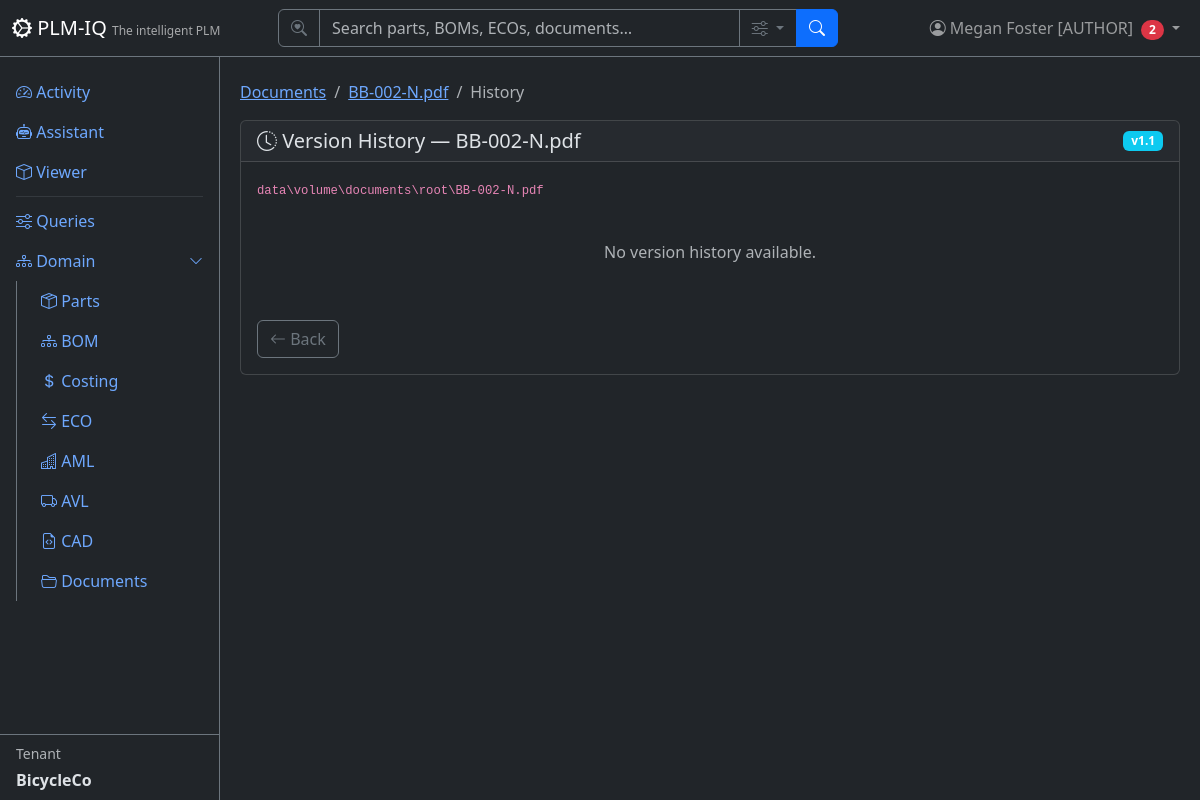
Before: /documents/1/history (signed in) with the older database file.
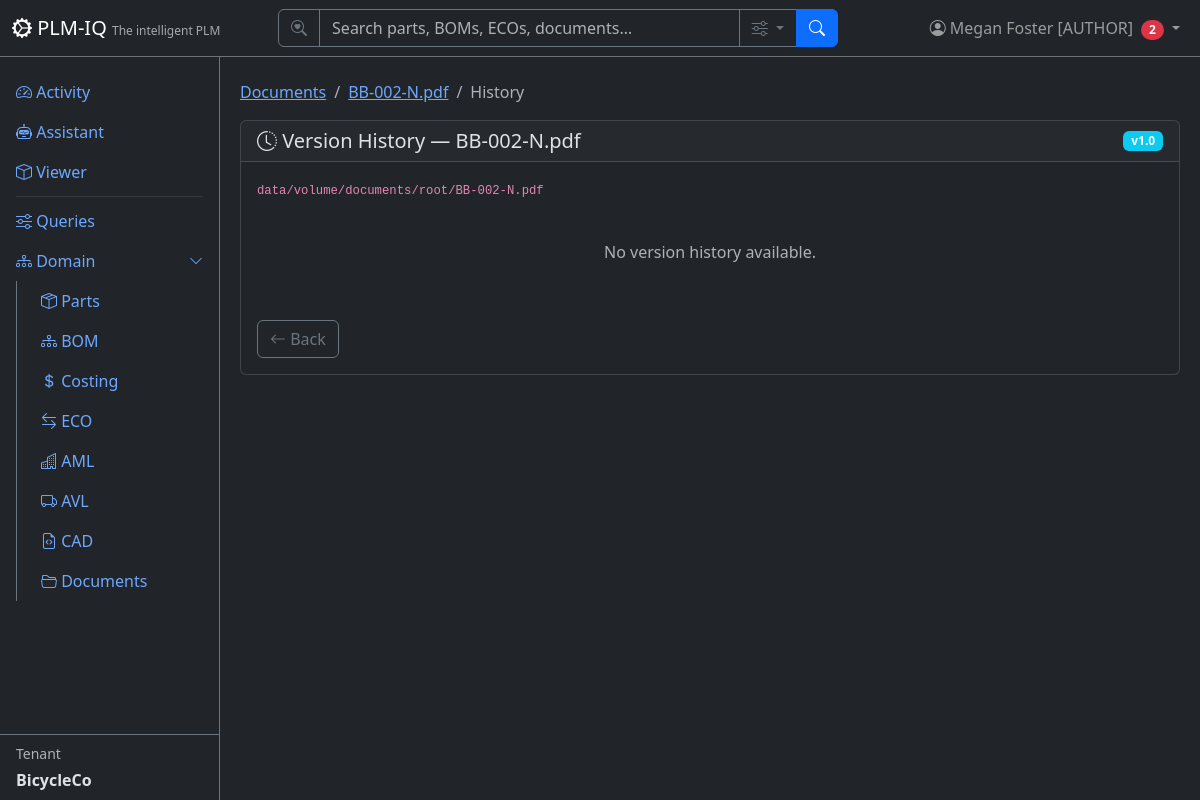
After: the same page with the newer database file.
### app/models/tenant_user.py (models this page shows)
class User(Base):
    __tablename__ = "users"
    user_id = Column("user_id", Integer, primary_key=True, autoincrement=True)
    username = Column("username", String, unique=True, nullable=True)
    full_name = Column("full_name", String, nullable=False)
    email = Column("email", String, unique=True, nullable=False)
    email_verified = Column("email_verified", Boolean, nullable=False, default=False)
    password_hash = Column("password_hash", String, nullable=False, default="")
    tenant_id = Column("tenant_id", Integer, ForeignKey("tenants.tenant_id"), nullable=False, default=1)
    tenant_key = Column("tenant_key", String, nullable=False)
    is_active = Column("is_active", Boolean, default=True)
    created_date = Column("created_date", String)
    role = Column("role", String, nullable=False, default="reader")
    node_id = Column("node_id", Integer, ForeignKey("plmiq_node.node_id"))
    node = relationship("GraphNode", foreign_keys=[node_id])
    tenant = relationship("Tenant", back_populates="users")
    favorites = relationship("Favorite", back_populates="user")

class Tenant(Base):
    __tablename__ = "tenants"
    tenant_id = Column("tenant_id", Integer, primary_key=True, autoincrement=True)
    tenant_name = Column("tenant_name", String, unique=True, nullable=False)
    tenant_key = Column("tenant_key", String, unique=True, nullable=False)
    tenant_secret = Column("tenant_secret", String, nullable=False, default="")
    subdomain = Column("subdomain", String, unique=True, nullable=True)
    description = Column("description", String)
    created_date = Column("created_date", String)
    role = Column("role", String, default="reader")
    is_active = Column("is_active", Boolean, default=True)
    git_username = Column("git_username", String, nullable=True)          # per-tenant Gitea user (owner of its repos)
    git_secret_enc = Column("git_secret_enc", String, nullable=True)      # Fernet-encrypted Gitea password/token
    git_cad_repo = Column("git_cad_repo", String, nullable=True)          # tenant's private CAD repo
    git_docs_repo = Column("git_docs_repo", String, nullable=True)        # tenant's private docs repo
    git_provisioned = Column("git_provisioned", Boolean, default=False)   # idempotent provisioning flag
    node_id = Column("node_id", Integer, ForeignKey("plmiq_node.node_id"))
    node = relationship("GraphNode", foreign_keys=[node_id])
    users = relationship("User", back_populates="tenant")
    parts = relationship("Part", back_populates="tenant")
    favorites = relationship("Favorite", back_populates="tenant")

### app/models/documents.py (models this page shows)
class Document(Base):
    __tablename__ = "documents"
    id = Column("id", Integer, primary_key=True, autoincrement=True)
    parent_id = Column("parent_id", Integer, ForeignKey("documents.id"), nullable=True)
    document_number = Column("document_number", String, nullable=True)
    kind = Column("kind", String, nullable=False, default="file")  # "file" | "folder"
    name = Column("name", String, nullable=False)
    title = Column("title", String)
    doc_category = Column("doc_category", String)
    doc_format = Column("doc_format", String)
    doc_system = Column("doc_system", String)
    doc_version = Column("doc_version", String, default="1.0")
    status = Column("status", String, default="DRAFT")
    description = Column("description", Text)
    file_size_bytes = Column("file_size_bytes", BigInteger)
    file_checksum = Column("file_checksum", String)
    git_repo_path = Column("git_repo_path", String)
    git_commit_sha = Column("git_commit_sha", String)
    git_manifest = Column("git_manifest", Text)
    storage_backend = Column("storage_backend", String, default="Gitea")
    created_by = Column("created_by", Integer, ForeignKey("users.user_id"))
    modified_by = Column("modified_by", Integer, ForeignKey("users.user_id"))
    created_date = Column("created_date", String)
    modified_date = Column("modified_date", String)
    tenant_id = Column("tenant_id", Integer, ForeignKey("tenants.tenant_id"), nullable=False, default=1)
    tenant_key = Column("tenant_key", String, nullable=False)
    node_id = Column("node_id", Integer, ForeignKey("plmiq_node.node_id"))
    node = relationship("GraphNode")
    parent = relationship("Document", remote_side=[id], backref="children")

### app/routers/documents.py (the view)
@router.get("/{item_id}/history", response_class=HTMLResponse)
def document_history(request: Request, item_id: int, db: TenantScopedSession = Depends(get_tenant_db)):
    require_user(request, db)
    ctx = auth_context(request, db)
    item = db.query(Document).filter(Document.id == item_id).first()
    if not item:
        return HTMLResponse(content=render("404.html", **ctx), status_code=404)
    commits = []
    if item.kind == "file" and item.git_repo_path:
        from app.git.tenant_gitea import list_commits
        cfg = _gitea_doc_cfg(request)
        try:
            commits = list_commits(cfg, cfg.repo_docs, item.git_repo_path)
        except Exception as e:
            logger.warning("DOCHIST [WARN] %s", e)
    return HTMLResponse(content=render(
        "documents/history.html",
        **ctx,
        item=item,
        commits=commits,
        breadcrumb=_breadcrumb(db, item.parent_id),
    ))

### app/templates/documents/history.html (shortened to what this page needs)
{% extends "base.html" %}
{% block content %}
<nav aria-label="breadcrumb">
    <ol class="breadcrumb">
        <li class="breadcrumb-item"><a href="/documents">Documents</a></li>
        <li class="breadcrumb-item"><a href="/documents/{{ item.id }}">{{ item.name }}</a></li>
        <li class="breadcrumb-item active">History</li>
    </ol>
</nav>
<div class="card">
    <div class="card-header d-flex justify-content-between align-items-center">
        <h5 class="mb-0"><i class="bi bi-clock-history"></i> Version History — {{ item.name }}</h5>
        <span class="badge bg-info">v{{ item.doc_version }}</span>
    </div>
    <div class="card-body">
        <p class="text-muted small"><code>{{ item.git_repo_path }}</code></p>
        {% if commits %}
        <ul class="list-group list-group-flush">
            {% for c in commits %}
            <li class="list-group-item">
                <div class="d-flex justify-content-between align-items-start">
                    <div>
                        <div>{{ c.commit.message }}</div>
                        <small class="text-muted">
                            {{ c.commit.author.name if c.commit.author else 'unknown' }}
                            — {{ (c.commit.author.date if c.commit.author else '') }}
                        </small>
                    </div>
                    <code class="small">{{ (c.sha or '')[:10] }}</code>
                </div>
            </li>
            {% endfor %}
        </ul>
        {% else %}
        <p class="text-muted text-center py-4">No version history available.</p>
        {% endif %}
        <a href="/documents/{{ item.id }}" class="btn btn-outline-secondary mt-3"><i class="bi bi-arrow-left"></i> Back</a>
    </div>
</div>
{% endblock %}

### app/templates/base.html (shortened to what this page needs)
<!DOCTYPE html>
<html lang="en" data-bs-theme="dark">
<head>
    <link href="https://cdn.jsdelivr.net/npm/bootstrap@5.3.3/dist/css/bootstrap.min.css" rel="stylesheet">
    <link href="https://cdn.jsdelivr.net/npm/bootstrap-icons@1.11.3/font/bootstrap-icons.css" rel="stylesheet">
</head>
<body>
    <nav class="navbar navbar-expand-md navbar-dark bg-dark fixed-top border-bottom border-secondary">
        <div class="container-fluid">
            <a class="navbar-brand" href="/">
                <i class="bi bi-gear-wide-connected"></i> PLM-IQ
                <small class="d-none d-md-inline">The intelligent PLM</small>
            </a>
            <div class="collapse navbar-collapse" id="navMenu">
                {% if current_user %}
                <form class="d-flex mx-auto my-2 my-md-0" role="search" action="/search" method="get" style="width: 100%; max-width: 560px;">
                    <div class="input-group">
                        <span class="input-group-text bg-dark border-secondary text-secondary"><i class="bi bi-search-heart"></i></span>
                        <input type="search" name="q" class="form-control bg-dark text-light border-secondary" placeholder="Search parts, BOMs, ECOs, documents…" aria-label="Search">
                        <button class="btn btn-outline-secondary dropdown-toggle" type="button" data-bs-toggle="dropdown" data-bs-auto-close="outside" title="Search options">
                            <i class="bi bi-sliders"></i>
                        </button>
                        <button class="btn btn-primary" type="submit"><i class="bi bi-search"></i></button>
                    </div>
                </form>
                {% endif %}
                <ul class="navbar-nav ms-auto align-items-center">
                    {% if current_user %}
                    <li class="nav-item dropdown">
                        <a class="nav-link dropdown-toggle position-relative" href="#" role="button" data-bs-toggle="dropdown" aria-label="Profile Menu" title="Profile Menu">
                            <i class="bi bi-person-circle"></i>
                            <span class="d-none d-md-inline">{{ current_user.full_name }} [{{ current_user.role|upper if current_user.role else 'SUPERUSER' }}]</span>
                            {% if unread_count|default(0) > 0 %}<span class="badge bg-danger rounded-pill ms-1">{{ unread_count }}</span>{% endif %}
                        </a>
                    </li>
                    {% else %}
                    <li class="nav-item">
                        <a class="nav-link" href="/login"><i class="bi bi-box-arrow-in-right"></i> Sign In</a>
                    </li>
                    {% endif %}
                </ul>
            </div>
        </div>
    </nav>
    <div class="sidebar bg-dark border-end border-secondary pt-3">
        <ul class="nav nav-pills flex-column flex-grow-1 overflow-auto">
            <li class="nav-item">
                <a class="nav-link" href="/"><i class="bi bi-speedometer2"></i> Activity</a>
            </li>
            <li class="nav-item">
                <a class="nav-link" href="/assistant"><i class="bi bi-robot"></i> Assistant</a>
            </li>
            <li class="nav-item">
                <a class="nav-link" href="/apsviewer"><i class="bi bi-box"></i> Viewer</a>
            </li>
            <li class="nav-item">
                <hr class="nav-divider my-1 mx-3 border-secondary">
            </li>
            <li class="nav-item">
                <a class="nav-link" href="/queries"><i class="bi bi-sliders"></i> Queries</a>
            </li>
            <li class="nav-item">
                <a class="nav-link d-flex justify-content-between align-items-center" data-bs-toggle="collapse" href="#domainSubmenu" role="button" aria-expanded="true">
                    <span><i class="bi bi-diagram-3"></i> Domain</span>
                    <i class="bi bi-chevron-down small"></i>
                </a>
                <div class="collapse show" id="domainSubmenu">
                    <ul class="nav nav-pills flex-column ms-3 border-start border-secondary ps-2">
                        <li class="nav-item">
                            <a class="nav-link" href="/parts"><i class="bi bi-box-seam"></i> Parts</a>
                        </li>
                        <li class="nav-item">
                            <a class="nav-link" href="/bom"><i class="bi bi-diagram-3"></i> BOM</a>
                        </li>
                        <li class="nav-item">
                            <a class="nav-link" href="/costing"><i class="bi bi-currency-dollar"></i> Costing</a>
                        </li>
                        <li class="nav-item">
                            <a class="nav-link" href="/eco"><i class="bi bi-arrow-left-right"></i> ECO</a>
                        </li>
                        <li class="nav-item">
                            <a class="nav-link" href="/aml"><i class="bi bi-buildings"></i> AML</a>
                        </li>
                        <li class="nav-item">
                            <a class="nav-link" href="/avl"><i class="bi bi-truck"></i> AVL</a>
                        </li>
                        <li class="nav-item">
                            <a class="nav-link" href="/cad"><i class="bi bi-file-earmark-code"></i> CAD</a>
                        </li>
                        <li class="nav-item">
                            <a class="nav-link" href="/documents"><i class="bi bi-folder2-open"></i> Documents</a>
                        </li>
                    </ul>
                </div>
            </li>
        </ul>
        {% if current_tenant %}
        <div class="px-3 py-2 border-top border-secondary mt-auto">
            <div class="small text-muted mb-1">Tenant</div>
            <div class="fw-bold">{{ current_tenant.tenant_name }}</div>
        </div>
        {% endif %}
    </div>
    <div class="main-content">
        {% block content %}{% endblock %}
    </div>
</body>
</html>

### app/templates/base.html (style rules this page uses)
body { padding-top: 60px; }
.sidebar { position: fixed; top: 56px; bottom: 0; left: 0; width: 220px; overflow-y: auto; display: flex; flex-direction: column; }
.main-content { margin-left: 220px; padding: 20px; }
.navbar-brand small { font-size: 0.75rem; opacity: 0.6; }

Changed rows visible on the page:
changed Document "BB-002-N.pdf": doc_version "1.1" → "1.0"; git_repo_path "data\\volume\\documents\\root\\BB-002-N.pdf" → "data/volume/documents/root/BB-002-N.pdf"
